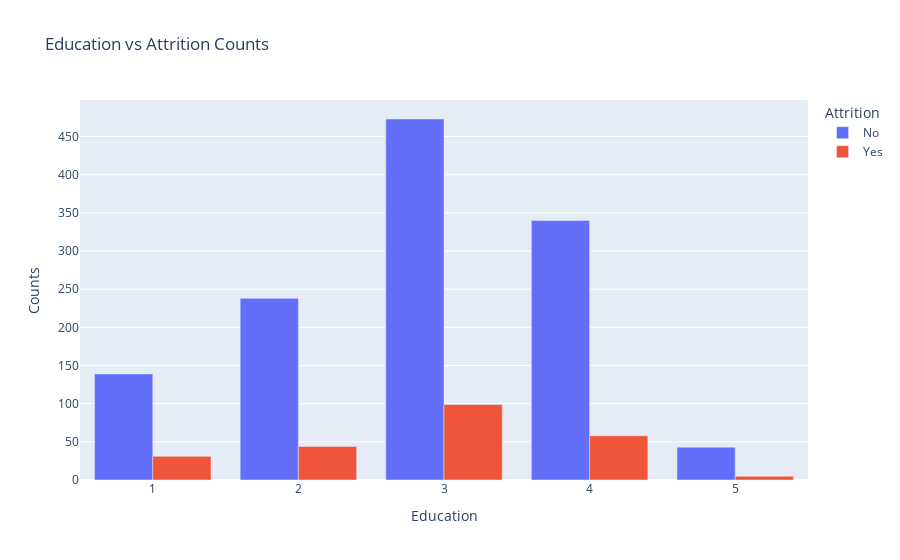

Notebook source saved alongside this figure:
### Code cell
edu_rate = data.groupby(['Education','Attrition']).size().reset_index(name='Counts')
fig5 = px.bar(edu_rate, x='Education', y='Counts', color='Attrition', barmode='group',
              title='Education vs Attrition Counts')
fig5.show()

### Figure 1 — Plotly figure (JSON) as saved in the notebook; plotly's stock layout.template omitted (floating-point values rounded to 4 significant figures)
{"data": [{"alignmentgroup": "True", "hovertemplate": "Attrition=No<br>Education=%{x}<br>Counts=%{y}<extra></extra>", "legendgroup": "No", "marker": {"color": "#636efa", "pattern": {"shape": ""}}, "name": "No", "offsetgroup": "No", "orientation": "v", "showlegend": true, "textposition": "auto", "type": "bar", "x": [1, 2, 3, 4, 5], "xaxis": "x", "y": [139, 238, 473, 340, 43], "yaxis": "y"}, {"alignmentgroup": "True", "hovertemplate": "Attrition=Yes<br>Education=%{x}<br>Counts=%{y}<extra></extra>", "legendgroup": "Yes", "marker": {"color": "#EF553B", "pattern": {"shape": ""}}, "name": "Yes", "offsetgroup": "Yes", "orientation": "v", "showlegend": true, "textposition": "auto", "type": "bar", "x": [1, 2, 3, 4, 5], "xaxis": "x", "y": [31, 44, 99, 58, 5], "yaxis": "y"}], "layout": {"barmode": "group", "legend": {"title": {"text": "Attrition"}, "tracegroupgap": 0}, "title": {"text": "Education vs Attrition Counts"}, "xaxis": {"anchor": "y", "domain": [0, 1], "title": {"text": "Education"}}, "yaxis": {"anchor": "x", "domain": [0, 1], "title": {"text": "Counts"}}}}
